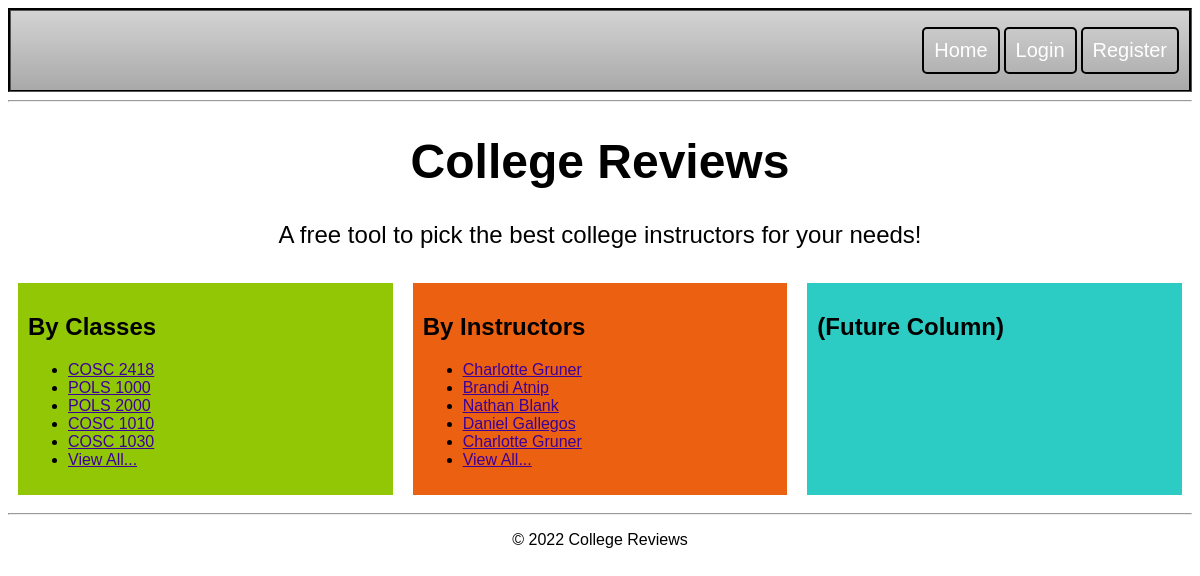
/, run on an earlier commit of the app's database.
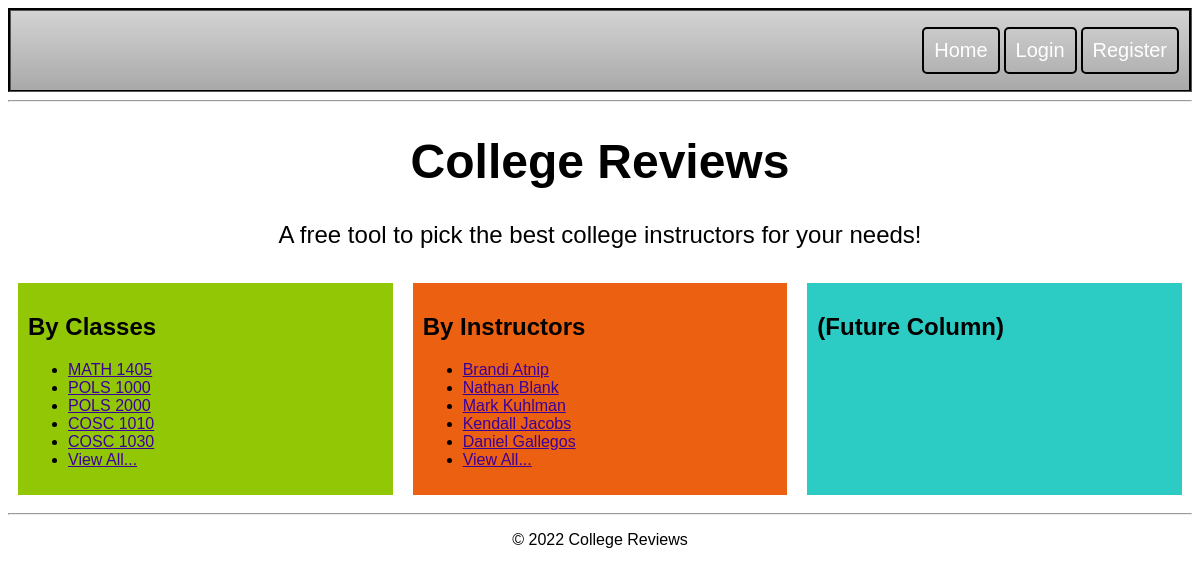
And on a later commit of the database.
### college/models.py (models this page shows, shortened)
class Question(models.Model):
    question_text = models.CharField(max_length=200)
    pub_date = models.DateTimeField('date published')

class Choice(models.Model):
    question = models.ForeignKey(Question, on_delete=models.CASCADE)
    choice_text = models.CharField(max_length=200)
    votes = models.IntegerField(default=0)

### college/views.py (the view)
# urls.py: path('', views.index, name='index'),
def index(request):
    choices = Choice.objects.all().values().order_by('-votes')
    questions = Question.objects.all().values()
    return render(request, 'college/index.html', {'choices': choices, 'questions': questions})

### college/templates/college/index.html (shortened to what this page needs)
{% extends "college/layout.html" %}
{% block content %}
<h1 class="main-heading">College Reviews</h1>
<p class="tagline">A free tool to pick the best college instructors for your needs!</p>
<div class="row">
    <div class="column" id="home-col" style="background-color:#92c705;">
        <h2>By Classes</h2>
        {% if questions %}
            <ul>
            {% for question in questions|slice:":5" %}
                <li><a href="{% url 'college:detail' question.id %}">{{ question.question_text }}</a></li>
                {% endfor %}
                <li><a href="{% url 'college:courses' %}">View All...</a></li>
            </ul>
        {% else %}
            <p>No classes are available.</p>
        {% endif %}
    </div>
    <div class="column" id="home-col" style="background-color:#ec6011;">
        <h2>By Instructors</h2>
        {% if choices %}
            <ul>
            {% for choice in choices|slice:":5" %}
                <li><a href="teachers/{{ choice.choice_text }}">{{ choice.choice_text }}</a></li>
            {% endfor %}
                <li><a href="{% url 'teachers:teachers' %}">View All...</a></li>
            </ul>
        {% else %}
            <p>No teachers are available.</p>
        {% endif %}
    </div>
    <div class="column" id="home-col" style="background-color:#2cccc4;">
        <h2>(Future Column)</h2>
    </div>
</div>
{% endblock %}

What changed in the data, as far as the page shows it:
removed Question: question_text "COSC 2418"
no longer on this page (row edited): Choice: choice_text "Charlotte Gruner"
no longer on this page (row unchanged): Choice: choice_text "Charlotte Gruner"
added Question: question_text "MATH 1405"
added Choice: choice_text "Mark Kuhlman"
added Choice: choice_text "Kendall Jacobs"
